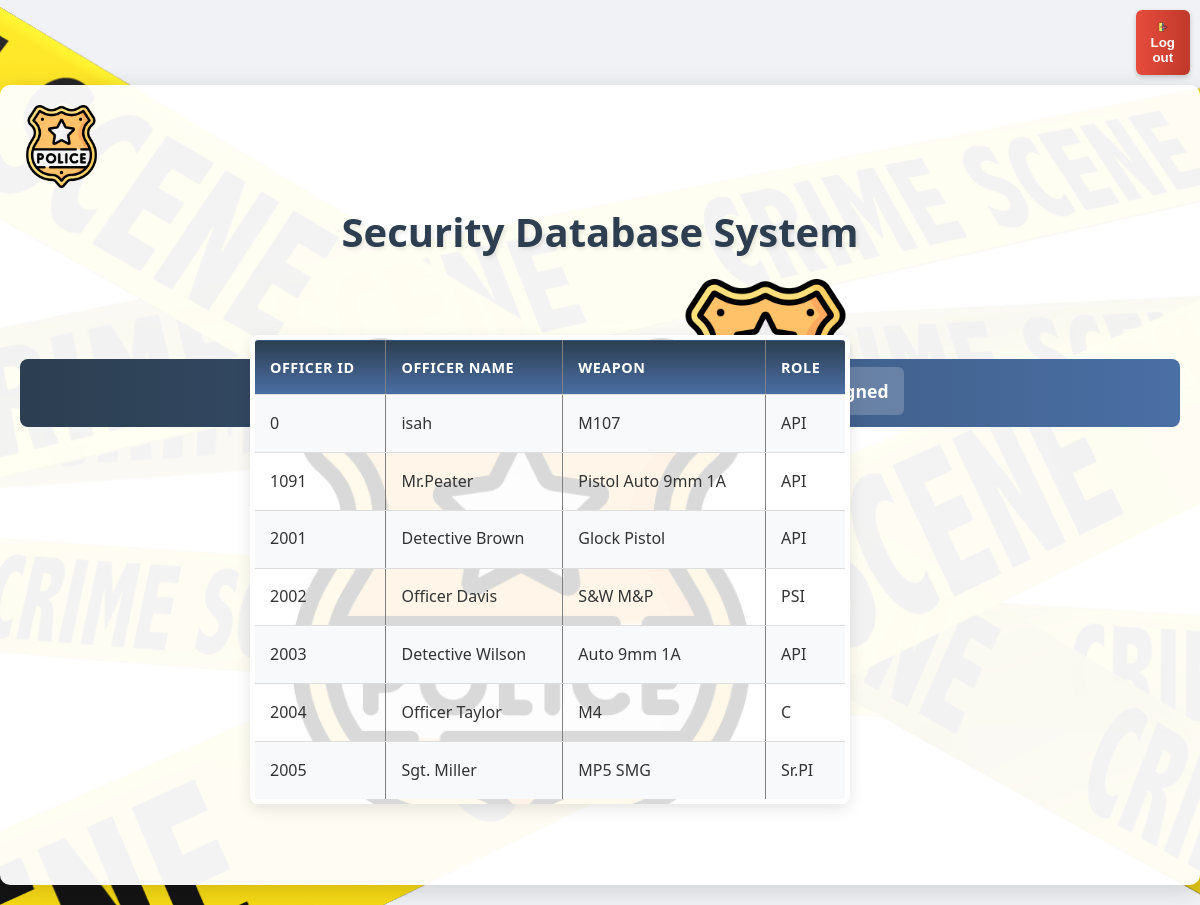
/Officers/weapon.php (signed in), run on the app's committed database.
### tables this page shows
CREATE TABLE `officer` (
  `offName` varchar(25) NOT NULL,
  `offID` int(5) NOT NULL,
  `ID` int(5) NOT NULL,
  `contact` bigint(20) NOT NULL,
  `gender` varchar(1) NOT NULL,
  `weapon` varchar(20) NOT NULL,
  `role` varchar(20) NOT NULL
);

### Officers/weapon.php (the view, shortened to what this page needs)
<!DOCTYPE html>
<html>
<head>
    <link rel='stylesheet' type='text/css' media='screen' href='../style_1.css'>
</head>
<body>
    <button name="logout" style="margin-left: 1300px;"><img src="../logout.png" style="width:10px"><a href = "../logout.php">Log out</a></button>
    <div class="container" style="height:800px;">
        <div class="finaldiv">
        <span class="head1"><img src="../police_logo.png" width="16.2%"></span>
        <span class="head_txt">Security Database System</span>
        <span class="head2"><img src="../police_logo.png" width="38%"></span>
    <br>
    <div class="navbar">
        <ul style="margin-left:135px">
            <li><a href="addOfficer.php"><b>Add Officer</b></a></li>
            <li><a href="searchOff.php" ><b>Search</b></a></li>
            <li><a href="weapon.php" class="active"><b>Weapons Assigned</b></a></li>
        </ul>
    </div>
        <table border="5" style="position:absolute; left:250px;top:200px;background-image: url('police_logo_1.png'); background-repeat:no-repeat;margin-top: 50px; background-size: 90%; width: 50%;height:469px">
        <tr>
            <th>Officer ID</th>
            <th>Officer Name</th>
            <th>Weapon</th>
            <th>Role</th>
        </tr>
    </div>
    </div>
    </body>
    </html>
    <?php
        include("../config.php");
        $q1 = "SELECT * FROM `officer`";
        $result = mysqli_query($db,$q1);
        if($result){
            while($row=mysqli_fetch_array($result)){
                echo'
        <tr>
                <td>'. htmlspecialchars($row['offID'], ENT_QUOTES, 'UTF-8').'</td>
                <td>'.htmlspecialchars($row['offName'], ENT_QUOTES, 'UTF-8').'</td>
                <td>'. htmlspecialchars($row['weapon'], ENT_QUOTES, 'UTF-8').'</td>
                <td>'.htmlspecialchars($row['role'], ENT_QUOTES, 'UTF-8').'</td>
        </tr>';
            }
        }
        else{
            echo"<tr><td colspan='4'>Error retrieving data</td></tr>";
        }
     ?>

### style_1.css (style rules this page uses)
* { box-sizing: border-box; margin: 0; padding: 0; }
body { background: url('log_back.png'); background-color: #f0f2f5; background-size: cover; background-attachment: fixed; font-family: 'Segoe UI', Tahoma, Geneva, Verdana, sans-serif; color: #333; line-height: 1.6; }
.container { position: relative; max-width: 1200px; margin: 20px auto; border-radius: 10px; background: rgba(255, 255, 255, 0.95); box-shadow: 0 5px 25px rgba(0, 0, 0, 0.15); overflow: hidden; padding: 20px; }
.finaldiv { width: 100%; }
.head1, .head2 { height: 80px; }
.head1 { float: left; }
.head2 { float: right; }
.head_txt { text-align: center; font-family: 'Segoe UI', Tahoma, Geneva, Verdana, sans-serif; font-size: 2.5rem; font-weight: bold; color: #2c3e50; text-shadow: 2px 2px 4px rgba(0,0,0,0.1); padding: 15px 0; display: block; clear: both; }
.navbar { background: linear-gradient(to right, #2c3e50, #4a6fa5); border-radius: 8px; padding: 10px 0; margin: 20px 0; width: 100%; overflow: hidden; }
.navbar ul { list-style-type: none; display: flex; justify-content: center; flex-wrap: wrap; }
.navbar li { margin: 0 15px; }
.navbar a { text-decoration: none; color: white; font-size: 1.1rem; font-weight: 500; padding: 10px 15px; border-radius: 6px; transition: all 0.3s ease; display: block; }
.navbar a:hover, .navbar a.active { background-color: rgba(255, 255, 255, 0.2); transform: translateY(-2px); }
button[name="logout"] { background: linear-gradient(to right, #e74c3c, #c0392b); border: none; border-radius: 6px; padding: 10px 15px; margin: 10px; cursor: pointer; float: right; transition: all 0.3s ease; box-shadow: 0 2px 5px rgba(0,0,0,0.2); }
button[name="logout"] a { color: white; text-decoration: none; font-weight: bold; }
table { width: 100%; border-collapse: collapse; margin: 20px 0; background-color: white; border-radius: 8px; overflow: hidden; box-shadow: 0 5px 15px rgba(0,0,0,0.1); }
th, td { padding: 12px 15px; text-align: left; border-bottom: 1px solid #ddd; }
th { background: linear-gradient(to bottom, #2c3e50, #4a6fa5); color: white; font-weight: 600; text-transform: uppercase; font-size: 0.9rem; letter-spacing: 0.5px; }
tr:nth-child(even) { background-color: #f8f9fa; }
a { text-decoration: none; color: #4a6fa5; transition: color 0.3s ease; }

### data on the page
officer: offID "0", offName "isah", weapon "M107", role "API"
officer: offID "1091", offName "Mr.Peater", weapon "Pistol Auto 9mm 1A", role "API"
officer: offID "2001", offName "Detective Brown", weapon "Glock Pistol", role "API"
officer: offID "2002", offName "Officer Davis", weapon "S&W M&P", role "PSI"
officer: offID "2003", offName "Detective Wilson", weapon "Auto 9mm 1A", role "API"
officer: offID "2004", offName "Officer Taylor", weapon "M4", role "C"
officer: offID "2005", offName "Sgt. Miller", weapon "MP5 SMG", role "Sr.PI"
